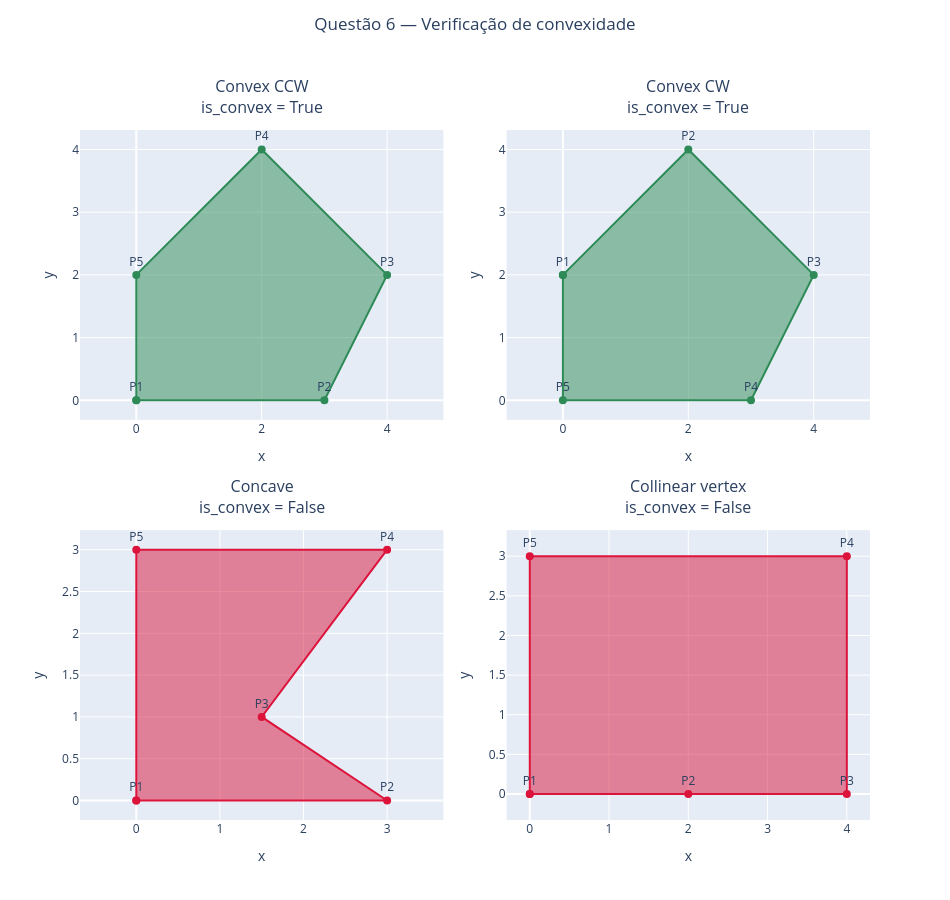

The code cell stored with this chart in its notebook:
### Code cell
q6_figures = []
q6_titles = []

for name, polygon in q6_polygons.items():
    result = is_convex(polygon)
    color = "seagreen" if result else "crimson"

    panel = make_figure()

    add_polygon(
        panel,
        polygon,
        name=name,
        fill=True,
        vertex_labels=True,
        line_color=color,
        showlegend=False,
    )

    q6_figures.append(panel)
    q6_titles.append(f"{name}<br>is_convex = {result}")

fig = compose_figures(
    q6_figures,
    titles=q6_titles,
    title="Questão 6 — Verificação de convexidade",
    rows=2,
    cols=2,
    width=950,
    height=900,
    vertical_spacing=0.16,
    showlegend=False,
)

fig.update_layout(
    title=dict(
        x=0.5,
        xanchor="center",
        y=0.98,
        yanchor="top",
    ),
    margin=dict(t=130),
)

for annotation in fig.layout.annotations:
    annotation.update(yshift=10)

save_figure(fig, "q06_convexity.html").show()

### Figure 1 — Plotly figure (JSON) as saved in the notebook; plotly's stock layout.template omitted (floating-point values rounded to 4 significant figures)
{"data": [{"fill": "toself", "line": {"color": "seagreen", "width": 2}, "marker": {"color": "seagreen", "size": 8}, "mode": "lines+markers+text", "name": "Convex CCW", "showlegend": false, "text": ["P1", "P2", "P3", "P4", "P5", ""], "textposition": "top center", "type": "scatter", "x": [0.0, 3.0, 4.0, 2.0, 0.0, 0.0], "xaxis": "x", "y": [0.0, 0.0, 2.0, 4.0, 2.0, 0.0], "yaxis": "y"}, {"fill": "toself", "line": {"color": "seagreen", "width": 2}, "marker": {"color": "seagreen", "size": 8}, "mode": "lines+markers+text", "name": "Convex CW", "showlegend": false, "text": ["P1", "P2", "P3", "P4", "P5", ""], "textposition": "top center", "type": "scatter", "x": [0.0, 2.0, 4.0, 3.0, 0.0, 0.0], "xaxis": "x2", "y": [2.0, 4.0, 2.0, 0.0, 0.0, 2.0], "yaxis": "y2"}, {"fill": "toself", "line": {"color": "crimson", "width": 2}, "marker": {"color": "crimson", "size": 8}, "mode": "lines+markers+text", "name": "Concave", "showlegend": false, "text": ["P1", "P2", "P3", "P4", "P5", ""], "textposition": "top center", "type": "scatter", "x": [0.0, 3.0, 1.5, 3.0, 0.0, 0.0], "xaxis": "x3", "y": [0.0, 0.0, 1.0, 3.0, 3.0, 0.0], "yaxis": "y3"}, {"fill": "toself", "line": {"color": "crimson", "width": 2}, "marker": {"color": "crimson", "size": 8}, "mode": "lines+markers+text", "name": "Collinear vertex", "showlegend": false, "text": ["P1", "P2", "P3", "P4", "P5", ""], "textposition": "top center", "type": "scatter", "x": [0.0, 2.0, 4.0, 4.0, 0.0, 0.0], "xaxis": "x4", "y": [0.0, 0.0, 0.0, 3.0, 3.0, 0.0], "yaxis": "y4"}], "layout": {"annotations": [{"font": {"size": 16}, "showarrow": false, "text": "Convex CCW<br>is_convex = True", "x": 0.23, "xanchor": "center", "xref": "paper", "y": 1, "yanchor": "bottom", "yref": "paper", "yshift": 10}, {"font": {"size": 16}, "showarrow": false, "text": "Convex CW<br>is_convex = True", "x": 0.77, "xanchor": "center", "xref": "paper", "y": 1, "yanchor": "bottom", "yref": "paper", "yshift": 10}, {"font": {"size": 16}, "showarrow": false, "text": "Concave<br>is_convex = False", "x": 0.23, "xanchor": "center", "xref": "paper", "y": 0.42, "yanchor": "bottom", "yref": "paper", "yshift": 10}, {"font": {"size": 16}, "showarrow": false, "text": "Collinear vertex<br>is_convex = False", "x": 0.77, "xanchor": "center", "xref": "paper", "y": 0.42, "yanchor": "bottom", "yref": "paper", "yshift": 10}], "height": 900, "margin": {"t": 130}, "showlegend": false, "title": {"text": "Questão 6 — Verificação de convexidade", "x": 0.5, "xanchor": "center", "y": 0.98, "yanchor": "top"}, "width": 950, "xaxis": {"anchor": "y", "domain": [0, 0.46], "scaleanchor": "y", "scaleratio": 1, "title": {"text": "x"}, "zeroline": true}, "xaxis2": {"anchor": "y2", "domain": [0.54, 1], "scaleanchor": "y2", "scaleratio": 1, "title": {"text": "x"}, "zeroline": true}, "xaxis3": {"anchor": "y3", "domain": [0, 0.46], "scaleanchor": "y3", "scaleratio": 1, "title": {"text": "x"}, "zeroline": true}, "xaxis4": {"anchor": "y4", "domain": [0.54, 1], "scaleanchor": "y4", "scaleratio": 1, "title": {"text": "x"}, "zeroline": true}, "yaxis": {"anchor": "x", "domain": [0.58, 1], "title": {"text": "y"}, "zeroline": true}, "yaxis2": {"anchor": "x2", "domain": [0.58, 1], "title": {"text": "y"}, "zeroline": true}, "yaxis3": {"anchor": "x3", "domain": [0, 0.42], "title": {"text": "y"}, "zeroline": true}, "yaxis4": {"anchor": "x4", "domain": [0, 0.42], "title": {"text": "y"}, "zeroline": true}}}
